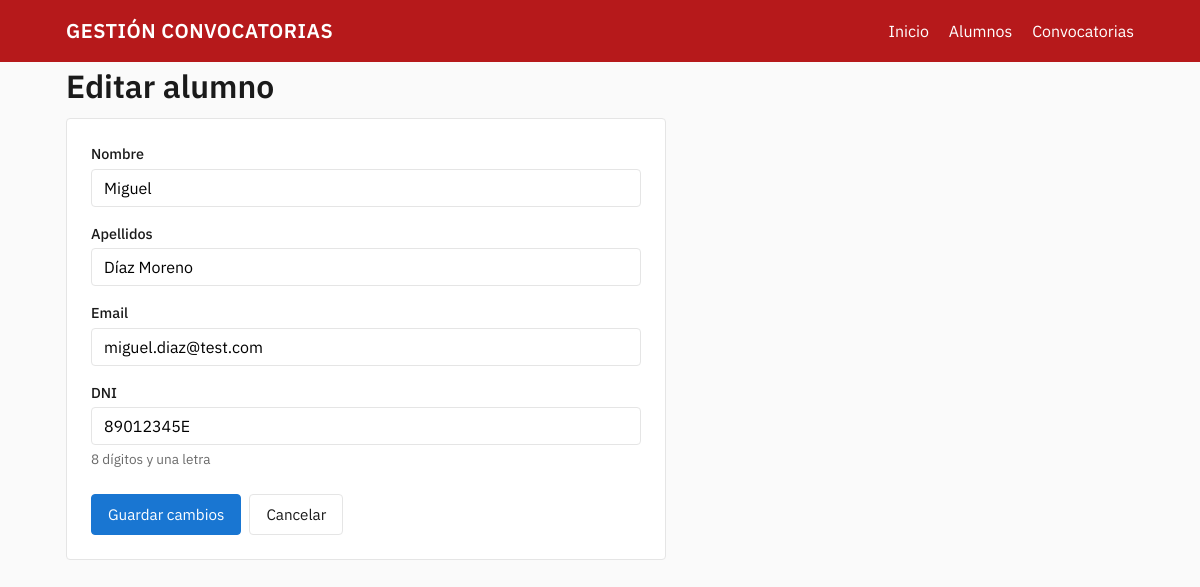
Page /alumnos/8/editar on the committed database.
### tables this page shows
CREATE TABLE alumnos (
    id        INT UNSIGNED AUTO_INCREMENT PRIMARY KEY,
    nombre    VARCHAR(100) NOT NULL,
    apellidos VARCHAR(150) NOT NULL,
    email     VARCHAR(255) NOT NULL UNIQUE,
    dni       CHAR(9)      NOT NULL UNIQUE,
    CONSTRAINT chk_alumnos_dni CHECK (dni REGEXP '^[0-9]{8}[A-HJ-NP-TV-Z]$')
);

### app/Core/Controller.php (called while the page is built, shortened)
<?php
abstract class Controller
{
    protected function render(string $view, array $data = []): void
    {
        extract($data, EXTR_SKIP);
        $viewPath = __DIR__ . '/../Views/' . $view . '.php';
        require $viewPath;
        $content = ob_get_clean();
        require __DIR__ . '/../Views/layout.php';
    }
}

### app/Controllers/AlumnoController.php (called while the page is built, shortened)
<?php
final class AlumnoController extends Controller
{
    public function edit(string $id): void
    {
        $alumno = Alumno::find((int) $id);
        $this->render('alumnos/form', [
            'title' => 'Editar alumno',
            'alumno' => $alumno,
            'old' => $alumno,
            'errors' => [],
        ]);
    }
}

### public/index.php (called while the page is built, shortened)
<?php
spl_autoload_register(function (string $class): void {
    $prefix = 'App\\';
    $relative = substr($class, strlen($prefix));
    $file = __DIR__ . '/../app/' . str_replace('\\', '/', $relative) . '.php';
});
$router = new Router();
$router->get('/', [HomeController::class, 'index']);
$router->get   ('/alumnos',                [AlumnoController::class, 'index']);
$router->get   ('/alumnos/crear',          [AlumnoController::class, 'create']);
$router->post  ('/alumnos',                [AlumnoController::class, 'store']);
$router->get   ('/alumnos/{id}/editar',    [AlumnoController::class, 'edit']);
$router->put   ('/alumnos/{id}',           [AlumnoController::class, 'update']);
$router->delete('/alumnos/{id}',           [AlumnoController::class, 'destroy']);
$router->get   ('/convocatorias',                [ConvocatoriaController::class, 'index']);
$router->get   ('/convocatorias/crear',          [ConvocatoriaController::class, 'create']);
$router->post  ('/convocatorias',                [ConvocatoriaController::class, 'store']);
$router->get   ('/convocatorias/{id}/editar',    [ConvocatoriaController::class, 'edit']);
$router->get   ('/convocatorias/{id}',           [ConvocatoriaController::class, 'show']);
$router->put   ('/convocatorias/{id}',           [ConvocatoriaController::class, 'update']);
$router->delete('/convocatorias/{id}',           [ConvocatoriaController::class, 'destroy']);
$router->post  ('/convocatorias/{id}/inscripciones', [InscripcionController::class, 'store']);
$router->delete('/inscripciones/{id}',                [InscripcionController::class, 'destroy']);
$router->dispatch($_SERVER['REQUEST_METHOD'], $_SERVER['REQUEST_URI']);

### config/config.php (called while the page is built)
<?php
return [
    'db' => [
        'host' => '127.0.0.1',
        'name' => 'ticarum_convocatorias',
        'user' => 'root',
        'pass' => '',
    ],
];

### app/Core/Database.php (called while the page is built, shortened)
<?php
final class Database
{
    private static ?PDO $pdo = null;
    public static function pdo(): PDO
    {
        if (self::$pdo === null) {
            $cfg = require __DIR__ . '/../../config/config.php';
            $dsn = "mysql:host={$cfg['db']['host']};dbname={$cfg['db']['name']};charset=utf8mb4";
            self::$pdo = new PDO($dsn, $cfg['db']['user'], $cfg['db']['pass'], [
                PDO::ATTR_ERRMODE            => PDO::ERRMODE_EXCEPTION,
                PDO::ATTR_DEFAULT_FETCH_MODE => PDO::FETCH_ASSOC,
                PDO::ATTR_EMULATE_PREPARES   => false,
                PDO::MYSQL_ATTR_INIT_COMMAND => 'SET NAMES utf8mb4 COLLATE utf8mb4_unicode_ci',
            ]);
        }
        return self::$pdo;
    }
}

### app/Models/Alumno.php (called while the page is built, shortened)
<?php
final class Alumno
{
    public static function find(int $id): ?array
    {
        $stmt = Database::pdo()->prepare( 'SELECT * FROM alumnos WHERE id = ?');
        $stmt->execute([$id]);
        return $stmt->fetch() ?: null;
    }
}

### app/Views/alumnos/form.php (the view, shortened to what this page needs)
<?php $isEdit = $alumno !== null; ?>
<h1><?= $isEdit ? 'Editar alumno' : 'Nuevo alumno' ?></h1>
<form method="POST" action="<?= $isEdit ? '/alumnos/' . $alumno['id'] : '/alumnos' ?>" class="form">
    <div class="field">
        <label for="nombre">Nombre</label>
        <input type="text" id="nombre" name="nombre" maxlength="100" required
               value="<?= htmlspecialchars($old['nombre'] ?? '') ?>">
    </div>
    <div class="field">
        <label for="apellidos">Apellidos</label>
        <input type="text" id="apellidos" name="apellidos" maxlength="150" required
               value="<?= htmlspecialchars($old['apellidos'] ?? '') ?>">
    </div>
    <div class="field">
        <label for="email">Email</label>
        <input type="email" id="email" name="email" maxlength="255" required
               value="<?= htmlspecialchars($old['email'] ?? '') ?>">
    </div>
    <div class="field">
        <label for="dni">DNI</label>
        <input type="text" id="dni" name="dni" maxlength="9" required
               pattern="[0-9]{8}[A-HJ-NP-TV-Za-hj-np-tv-z]"
               value="<?= htmlspecialchars($old['dni'] ?? '') ?>">
        <small>8 dígitos y una letra</small>
    </div>
    <div class="form-actions">
        <button type="submit" class="btn btn-primary">
            <?= $isEdit ? 'Guardar cambios' : 'Crear alumno' ?>
        </button>
        <a href="/alumnos" class="btn">Cancelar</a>
    </div>
</form>

### app/Core/Router.php (shortened to what this page needs)
<?php
final class Router
{
    private array $routes = [];
    private function add(string $method, string $path, array $handler): void
    {
        $this->routes[] = ['method' => $method, 'path' => $path, 'handler' => $handler];
    }
    public function dispatch(string $method, string $uri): void
    {
        $path = parse_url($uri, PHP_URL_PATH) ?? '/';
        foreach ($this->routes as $route) {
            if ($route['method'] !== $method) continue;
            $pattern = '#^' . preg_replace('#\{([a-z_]+)\}#', '(?P<$1>[^/]+)', $route['path']) . '$#';
            if (preg_match($pattern, $path, $matches)) {
                $params = array_filter($matches, 'is_string', ARRAY_FILTER_USE_KEY);
                [$class, $action] = $route['handler'];
                (new $class())->$action(...array_values($params));
                return;
            }
        }
    }
}

### app/Views/layout.php (shortened to what this page needs)
<!DOCTYPE html>
<html lang="es">
<head>
    <link rel="stylesheet" href="/assets/css/app.css">
</head>
<body>
<header class="topbar">
    <div class="container">
        <a href="/" class="brand">GESTIÓN CONVOCATORIAS</a>
        <nav>
            <a href="/">Inicio</a>
            <a href="/alumnos">Alumnos</a>
            <a href="/convocatorias">Convocatorias</a>
        </nav>
    </div>
</header>
<main class="container">
    <?= $content ?>
</main>
</body>
</html>

### public/assets/css/app.css (style rules this page uses)
:root { --c-primary: #B6191B; --c-primary-dark: #8B1316; --c-bg: #FAFAFA; --c-surface: #FFFFFF; --c-text: #1A1A1A; --c-muted: #6B6B6B; --c-border: #E5E5E5; --c-success: #2E7D32; --c-danger: #C62828; --c-warning: #ED6C02; --c-action: #1976D2; --c-action-dark: #0D47A1; --font: 'IBM Plex Sans', system-ui, -apple-system, sans-serif; --radius: 4px; --gap: 1rem; }
* { box-sizing: border-box; margin: 0; padding: 0; }
body { font-family: var(--font), sans-serif; color: var(--c-text); background: var(--c-bg); line-height: 1.5; }
.container { max-width: 1100px; margin: 0 auto; padding: 0 var(--gap); }
.topbar { background: var(--c-primary); color: #fff; padding: var(--gap) 0; }
.topbar .container { display: flex; justify-content: space-between; align-items: center; }
.brand { color: #fff; text-decoration: none; font-weight: 600; font-size: 1.25rem; letter-spacing: 0.5px; }
.topbar nav a { color: #fff; text-decoration: none; margin-left: 1rem; }
main { padding: 2rem 0; }
h1 { font-weight: 600; margin-bottom: 0.5rem; }
.btn { display: inline-flex; align-items: center; gap: 0.4rem; padding: 0.5rem 1rem; border-radius: var(--radius); border: 1px solid var(--c-border); background: var(--c-surface); color: var(--c-text); cursor: pointer; font-family: inherit; font-size: 0.95rem; text-decoration: none; transition: background 0.15s, border-color 0.15s; }
.btn-primary { background: var(--c-action); color: #fff; border-color: var(--c-action); }
.form { background: var(--c-surface); border: 1px solid var(--c-border); border-radius: var(--radius); padding: 1.5rem; max-width: 600px; }
.field { margin-bottom: 1rem; }
.field label { display: block; font-weight: 500; margin-bottom: 0.25rem; font-size: 0.9rem; }
.field input { width: 100%; padding: 0.5rem 0.75rem; border: 1px solid var(--c-border); border-radius: var(--radius); font-family: inherit; font-size: 1rem; }
.field small { display: block; color: var(--c-muted); font-size: 0.85rem; margin-top: 0.25rem; }
.form-actions { margin-top: 1.5rem; display: flex; gap: 0.5rem; }

### rows in the picture
alumnos: nombre "Miguel", apellidos "Díaz Moreno", email "miguel.diaz@test.com", dni "89012345E"
